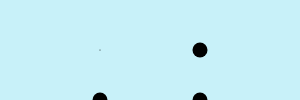
Frame 1 (no input)
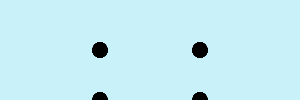
Frame 60 (no input)
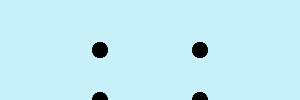
Frame 120 (the mouse pressed at the canvas centre since frame 60)

The p5.js sketch that drew these frames (run headless with seeded random() and noise() and a simulated clock; from frame 60 on, the mouse is pressed at the canvas centre):

// p5.js sketch
// ── sketch.js
function setup() {
    createCanvas( 300, 100 );
    background( '#c8f1f9' );
}

function draw() {
    point( 100, 50 );
    strokeWeight( 15 );
    point( 200, 50 );
    point( 200, 100);
    point( 100, 100 );
}
